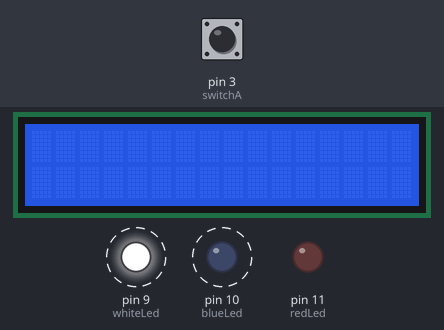
Bench run of a sketch on a simulated Arduino Uno, built with avr-gcc and run on an emulated ATmega328P. Parts: 16×2 character LCD, output pins drawn as LEDs (lit = HIGH). Dashed ring = blinking. The test bench sets the inputs (shaded band); at power-on: pin 3 (switchA) HIGH.

Above: at 1.2 s.
1.3 s: pin 3 (switchA) pulled LOW for 0.15 s
At 1.9 s:
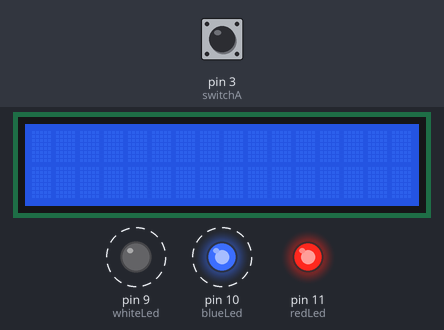
2.0 s: pin 3 (switchA) pulled LOW for 1 s
At 3.25 s:
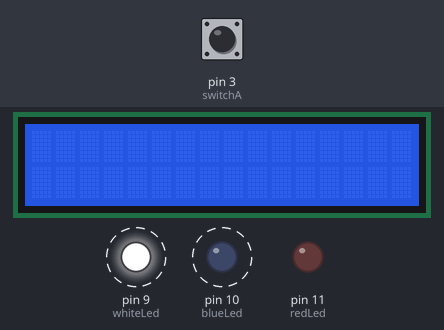
3.6 s: pin 3 (switchA) pulled LOW for 3.2 s
At 7.4 s:
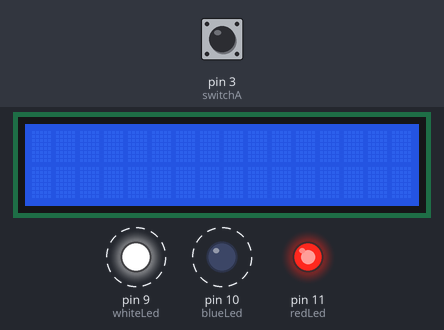
Timing chart, 0 to 13.4 s (numbered marks = the images above; inputs shaded):
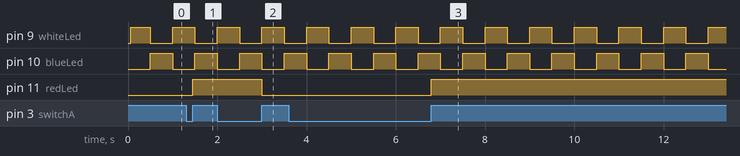

The sketch:

1-interruption.ino
```cpp
//1-interruption

#include <Wire.h> //wire==arame==fio //conecta dispositivos
#include <LiquidCrystal_I2C.h>  //I2C é a sigla de Inter-Integrated Circuit, e basicamente é um protocolo de comunicação entre dispositivos que “falam” I2C.

//O Arduino vem com pinos próprios para a conexão I2C,
//no caso do Uno e derivados os pinos são sempre o 4 (SDA) e 5(SCL).
//SDA significa Serial Data e SCL significa Serial Clock.
//SDA é o pino que efetivamente transfere os dados, e SCL serve para temporização entre os dispositivos,
//de modo que a comunicação pela SDA possa ter confiabilidade.
//Como podem observar, tanto o envio quanto a recepção de dados é realizada utilizando a linha SDA,
//ou seja, é uma linha bi-direcional de comunicação,
//ora estamos enviando dados por este pino, ora estamos recebendo dados.

LiquidCrystal_I2C lcd(0x27, 2,1,0,4,5,6,7,3, POSITIVE);

#define switchA 3 //interrupcao só nos pinos 2 e 3
#define blueLed 10
#define whiteLed 9
#define redLed 11

void switchPressed();

void setup() {
  pinMode(blueLed, OUTPUT);
  pinMode(whiteLed, OUTPUT);
  pinMode(redLed, OUTPUT);
  pinMode(switchA, INPUT_PULLUP);

  lcd.begin(16,2);
  attachInterrupt(digitalPinToInterrupt(switchA), switchPressed, RISING);
}
unsigned long inicialM = 0;
int ledState= LOW;

void loop() {
  if((millis() - inicialM) >= 500){
     ledState = !ledState;
     inicialM = millis();
  }
  digitalWrite(blueLed, ledState); //digitalWrite só recebe 0 ou 1 (LOW ou HIGH);
  digitalWrite(whiteLed, !ledState); //Já o analogWrite recebe mais intensidades (de 0 a 255), com a condição de que o led esteja num pino PWM;

  //noInterrupts(); - desativa a interrupção
  //... - neste intervalo nao pode haver interrupção
  //interrupts(); - reativa a interrupção

  //detachInterrupt(digitalPinToInterrupt(switchA));//desanexa a interrupção
  //digitalPinToInterrupt é só uma função de tradução(traduz para 0 ou 1);
}

void switchPressed(){
  static bool state=LOW; //static faz o valor da variável não ser destruída, para a informação da var ser guardada
  static unsigned long inicialMillis=0;//vamos ver como ele é inicializado!
  //lcd.setCursor(0,0);
  //lcd.print(inicialMillis); //não sei o porquê mas a interrupção não funciona com o lcds
  if((millis()-inicialMillis)>100){
    state= !state;
    inicialMillis= millis();
  }
  digitalWrite(redLed, state);
}
```

Measured:
- after the input at 1.3 s, pin 11 (redLed): LOW → HIGH after 0.15 s
- after the input at 2.0 s, pin 11 (redLed): HIGH → LOW after 1.0 s
- after the input at 3.6 s, pin 11 (redLed): LOW → HIGH after 3.2 s
- by itself, pin 9 (whiteLed), pin 10 (blueLed): alternates HIGH for 0.50 s and LOW for 0.50 s
